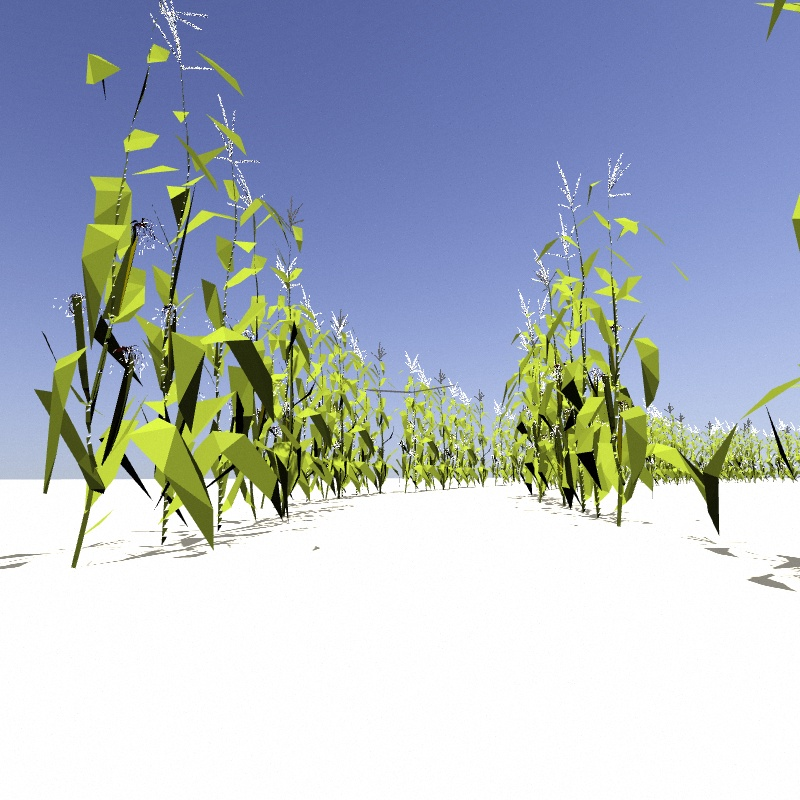
#> input picture images/1.jpg, 800 x 800 px
$ jupyter execute Preprocessing.ipynb   (shell and % lines are left out)   (older library calls are emulated)
#> lines starting #> are read from the running program, lines starting #| are printed output that depends on the picture
[cell 1]
import errno
import json
import os

import cv2
import matplotlib.pyplot as plt
import numpy as np
import pandas as pd
import scipy.misc
from scipy.ndimage import rotate
from scipy.stats import bernoulli

[cell 2]
# Some useful constants
DRIVING_LOG_FILE = os.getcwd() + '/data/driving_log.csv'
IMG_PATH = os.getcwd() + '/'

[cell 3]
def crop(image, top_percent, bottom_percent):
    """
    Crops an image according to the given parameters

    :param image: source image

    :param top_percent:
        The percentage of the original image will be cropped from the top of the image

    :param bottom_percent:
        The percentage of the original image will be cropped from the bottom of the image

    :return:
        The cropped image
    """
    assert 0 <= top_percent < 0.5, 'top_percent should be between 0.0 and 0.5'
    assert 0 <= bottom_percent < 0.5, 'top_percent should be between 0.0 and 0.5'

    top = int(np.ceil(image.shape[0] * top_percent))
    bottom = image.shape[0] - int(np.ceil(image.shape[0] * bottom_percent))

    return image[top:bottom, :]

[cell 4]
img = cv2.imread('images/1.jpg')
#> img is the input picture: shape (800, 800, 3); mean B, G, R 195.7, 184.5, 175.4
img = cv2.cvtColor(img, cv2.COLOR_BGR2RGB)
plt.imshow(img)
plt.show()

[cell 5]
cropped_img = crop(img, 0.1, 0.35)
#> in crop, `return image[top:bottom, :]`:
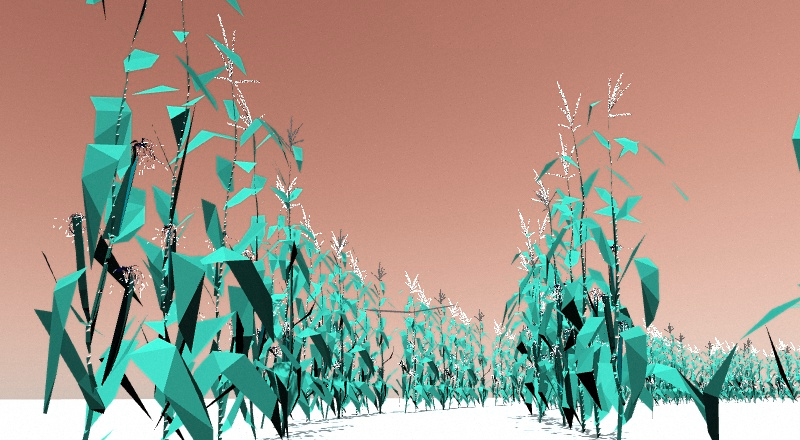
#> returned value: shape (440, 800, 3); mean of channels 0, 1, 2 139.9, 153.7, 164.2; drawn as B, G, R
plt.imshow(cropped_img)
plt.show()

[cell 6]
def random_flip(image, steering_angle, flipping_prob=0.5):
    """
    Based on the outcome of an coin flip, the image will be flipped.
    If flipping is applied, the steering angle will be negated.

    :param image: Source image

    :param steering_angle: Original steering angle

    :return: Both flipped image and new steering angle
    """
    head = bernoulli.rvs(flipping_prob)
    if head:
        return np.fliplr(image), -1 * steering_angle
    else:
        return image, steering_angle

[cell 7]
flipped_img, _ = random_flip(cropped_img, 0.1, 1)
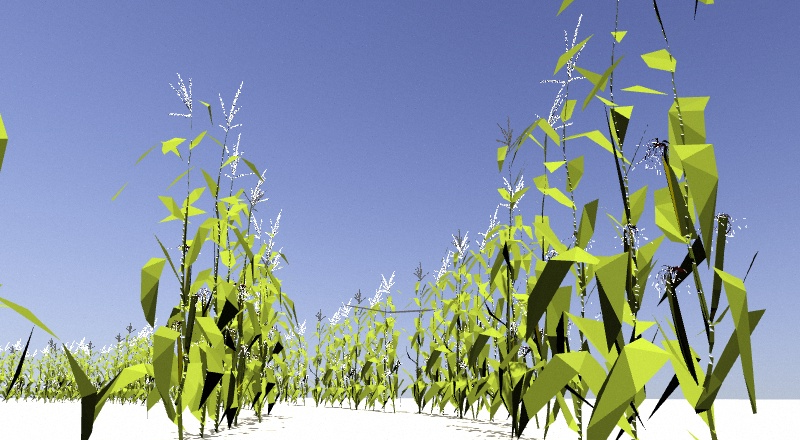
#> flipped_img: shape (440, 800, 3); mean R, G, B 139.9, 153.7, 164.2
plt.imshow(flipped_img)
plt.show()

[cell 8]
def random_gamma(image):
    """
    Random gamma correction is used as an alternative method changing the brightness of
    training images.
    http://www.pyimagesearch.com/2015/10/05/opencv-gamma-correction/

    :param image:
        Source image

    :return:
        New image generated by applying gamma correction to the source image
    """
    gamma = np.random.uniform(0.4, 1.5)
    inv_gamma = 1.0 / gamma
    table = np.array([((i / 255.0) ** inv_gamma) * 255
                      for i in np.arange(0, 256)]).astype("uint8")

    # apply gamma correction using the lookup table
    return cv2.LUT(image, table)
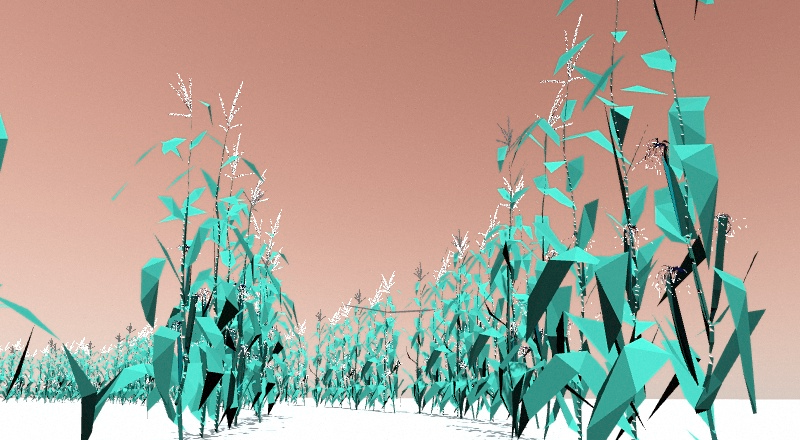
#> returned value: shape (440, 800, 3); mean of channels 0, 1, 2 151.9, 164.7, 172.5; drawn as B, G, R

[cell 9]
gamma_img = random_gamma(flipped_img)
plt.imshow(gamma_img)
plt.show()

[cell 10]
def random_shear(image, steering_angle, shear_range=200):
    """
    Source: https://medium.com/@ksakmann/behavioral-cloning-make-a-car-drive-like-yourself-dc6021152713#.7k8vfppvk

    :param image:
        Source image on which the shear operation will be applied

    :param steering_angle:
        The steering angle of the image

    :param shear_range:
        Random shear between [-shear_range, shear_range + 1] will be applied

    :return:
        The image generated by applying random shear on the source image
    """
#> called with steering_angle = 0.1, shear_range = 200
    rows, cols, ch = image.shape
#> rows = 440; cols = 800; ch = 3
    dx = np.random.randint(-shear_range, shear_range + 1)
    random_point = [cols / 2 + dx, rows / 2]
#> random_point = [523, 220]
    pts1 = np.float32([[0, rows], [cols, rows], [cols / 2, rows / 2]])
#> pts1 = [[0, 440], [800, 440], [400, 220]]
    pts2 = np.float32([[0, rows], [cols, rows], random_point])
#> pts2 = [[0, 440], [800, 440], [523, 220]]
    dsteering = dx / (rows / 2) * 360 / (2 * np.pi * 25.0) / 6.0
    M = cv2.getAffineTransform(pts1, pts2)
    image = cv2.warpAffine(image, M, (cols, rows), borderMode=1)
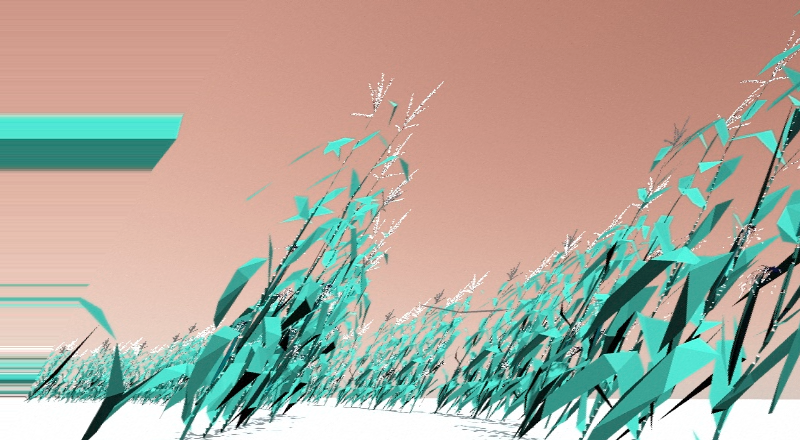
#> image: shape (440, 800, 3); mean of channels 0, 1, 2 155.8, 168.8, 175.3; drawn as B, G, R
    steering_angle += dsteering

    return image, steering_angle

[cell 11]
sheared_img, _ = random_shear(gamma_img, 0.1)
plt.imshow(sheared_img)
plt.show()

[cell 12]
resize_dim=(64, 64)
resized_img = scipy.misc.imresize(sheared_img, resize_dim)
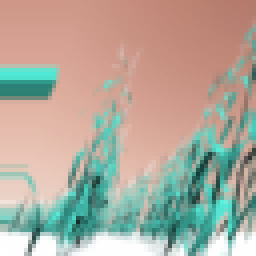
#> resized_img: shape (64, 64, 3) (shown 4 times larger); mean of channels 0, 1, 2 155.8, 168.8, 175.3; drawn as B, G, R
plt.imshow(resized_img)
plt.show()

[cell 13]
import pandas as pd

data_frame = pd.read_csv('data/driving_log.csv', usecols=[0,1,2])
#> (reads data/driving_log.csv from the repository)

data_frame.describe(include='all')

[cell 14]
data_frame.hist(column='steering')
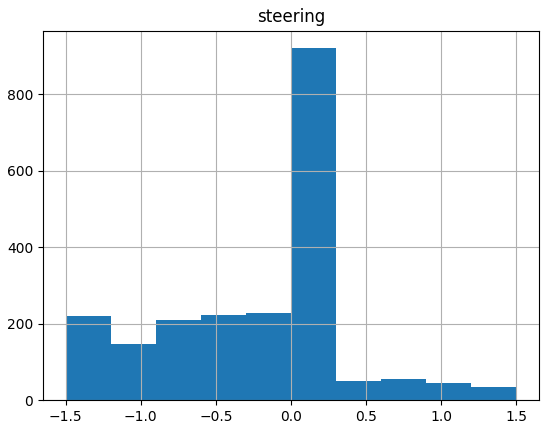
#> figure drawn by matplotlib, 1 panel; tallest bar 921 high, from x = 0 to 0.3
